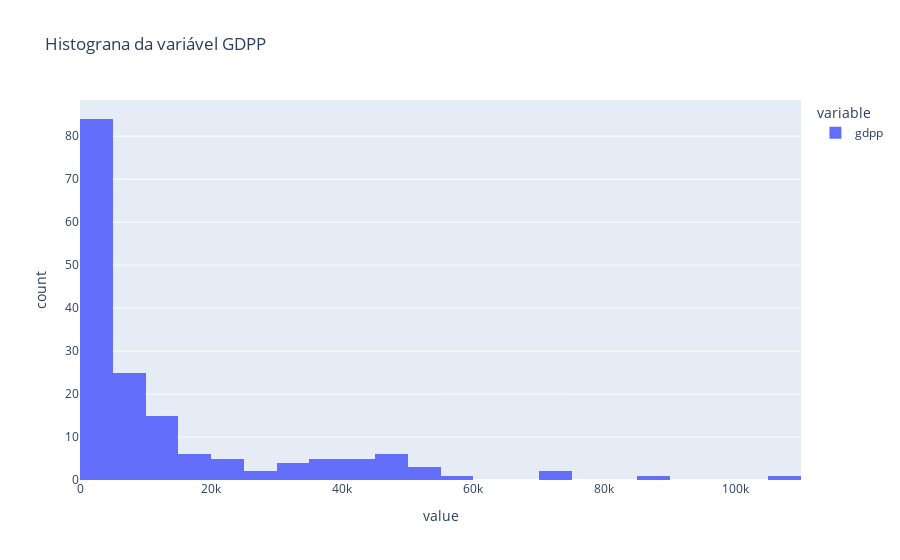

Write notebook code for a chart like this one.
### Code cell
# Distribuição da variável GDPP (PIB per capita)
px.histogram(df_countries['gdpp'], title='Histograna da variável GDPP')

### Figure 1 — Plotly figure (JSON) as saved in the notebook; plotly's stock layout.template omitted (floating-point values rounded to 4 significant figures; data arrays with more than 128 entries replaced by an {"elided": "..."} marker saying what was removed)
{"data": [{"bingroup": "x", "hovertemplate": "variable=gdpp<br>value=%{x}<br>count=%{y}<extra></extra>", "legendgroup": "gdpp", "marker": {"color": "#636efa", "pattern": {"shape": ""}}, "name": "gdpp", "orientation": "v", "showlegend": true, "type": "histogram", "x": {"elided": "165 int values"}, "xaxis": "x", "yaxis": "y"}], "layout": {"barmode": "relative", "legend": {"title": {"text": "variable"}, "tracegroupgap": 0}, "title": {"text": "Histograna da variável GDPP"}, "xaxis": {"anchor": "y", "domain": [0, 1], "title": {"text": "value"}}, "yaxis": {"anchor": "x", "domain": [0, 1], "title": {"text": "count"}}}}
